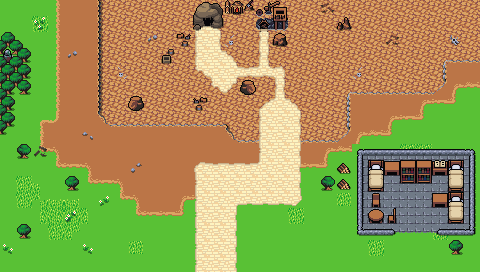

Below is a game level as drawn by its tile map, then a one-line description and the .tmx that defines it (tile-layer data replaced by summaries):
An orthogonal 30x17 tile map with 16x16 px tiles, 5 tile layers (Background, Ground, Clutter, Foreground, ...), 2 tilesets and 2 objects.

<map version="1.9" tiledversion="1.9.2" orientation="orthogonal" renderorder="right-down" width="30" height="17" tilewidth="16" tileheight="16" infinite="0" nextlayerid="9" nextobjectid="61">
 <editorsettings>
  <export target="wastetown..tmx" format="tmx" />
 </editorsettings>
 <properties>
  <property name="dungeonEffect">{
  "startBattleWithCard": [ "Sulfuric Vortex|EMA|1" ],
}</property>
 </properties>
 <tileset firstgid="1" source="../tileset/main.tsx" />
 <tileset firstgid="10113" source="../tileset/buildings.tsx" />
 <layer id="1" name="Background" width="30" height="17">
  <data>[510 cells, 0 non-empty, 0 distinct tile ids]</data>
 </layer>
 <layer id="2" name="Ground" width="30" height="17">
  <data>[510 cells, 502 non-empty, 17 distinct tile ids]</data>
 </layer>
 <layer id="6" name="Clutter" width="30" height="17">
  <data>[510 cells, 222 non-empty, 52 distinct tile ids]</data>
 </layer>
 <layer id="3" name="Foreground" width="30" height="17">
  <properties>
   <property name="spriteLayer" type="bool" value="true" />
  </properties>
  <data>[510 cells, 149 non-empty, 62 distinct tile ids]</data>
 </layer>
 <layer id="8" name="Test" width="30" height="17">
  <data>[510 cells, 4 non-empty, 2 distinct tile ids]</data>
 </layer>
 <objectgroup id="4" name="Objects">
  <object id="38" template="../obj/entry_up.tx" x="208" y="272" />
  <object id="60" template="../obj/entry_down.tx" x="200" y="34.25" />
 </objectgroup>
</map>
